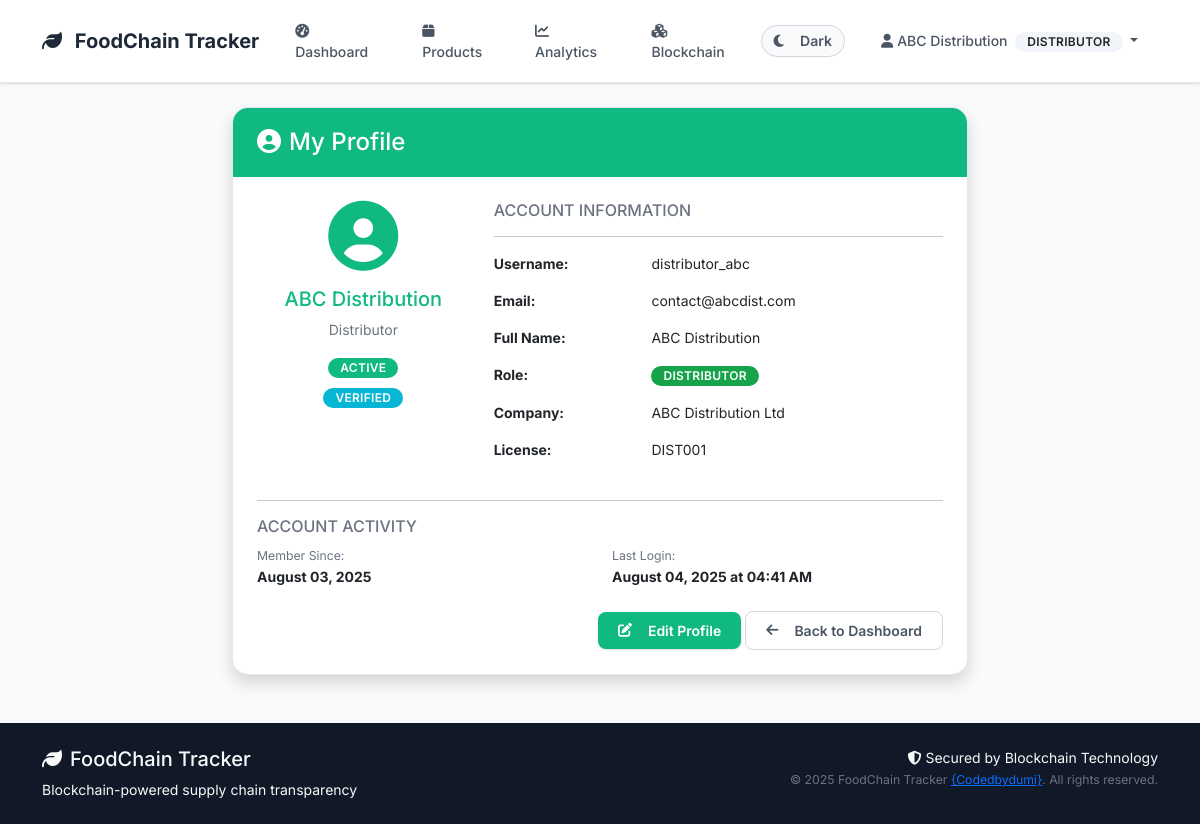
Page /auth/profile (signed in) on the committed database.
### models/user.py (models this page shows, shortened)
class User(UserMixin, db.Model):
    __tablename__ = 'users'
    id = db.Column(db.Integer, primary_key=True)
    username = db.Column(db.String(80), unique=True, nullable=False)
    email = db.Column(db.String(120), unique=True, nullable=False)
    password_hash = db.Column(db.String(200), nullable=False)
    full_name = db.Column(db.String(100), nullable=False)
    phone = db.Column(db.String(20))
    address = db.Column(db.Text)
    role = db.Column(db.String(20), nullable=False)  # 'farmer', 'distributor', 'retailer', 'inspector'
    company_name = db.Column(db.String(100))
    license_number = db.Column(db.String(50))  # Business license or certification
    is_active = db.Column(db.Boolean, default=True)
    is_verified = db.Column(db.Boolean, default=False)  # For business verification
    created_at = db.Column(db.DateTime, default=datetime.utcnow)
    last_login = db.Column(db.DateTime)
    products_created = db.relationship('Product', foreign_keys='Product.created_by',
                                     backref='creator', lazy='dynamic')
    sent_transactions = db.relationship('Transaction', foreign_keys='Transaction.from_user_id',
                                      backref='sender', lazy='dynamic')
    received_transactions = db.relationship('Transaction', foreign_keys='Transaction.to_user_id',
                                          backref='receiver', lazy='dynamic')
    def get_role_display(self):
        role_names = {
            'farmer': 'Farmer/Producer',
            'distributor': 'Distributor',
            'retailer': 'Retailer',
            'inspector': 'Inspector'
        }
        return role_names.get(self.role, self.role.title())
    def can_create_products(self):
        return self.role == 'farmer'

### routes/auth.py (the view)
@auth_bp.route('/profile')
@login_required
def profile():
    return render_template('auth/profile.html', user=current_user)

### templates/auth/profile.html (shortened to what this page needs)
{% extends "base.html" %}
{% block content %}
<div class="row justify-content-center">
    <div class="col-lg-8">
        <div class="card shadow">
            <div class="card-header bg-success text-white">
                <h4 class="mb-0">
                    <i class="fas fa-user-circle me-2"></i>My Profile
                </h4>
            </div>
            <div class="card-body p-4">
                <div class="row mb-4">
                    <div class="col-md-4 text-center">
                        <div class="profile-avatar mb-3">
                            <i class="fas fa-user-circle fa-5x text-success"></i>
                        </div>
                        <h5 class="text-success">{{ user.full_name }}</h5>
                        <p class="text-muted">{{ user.get_role_display() }}</p>
                        <span class="badge bg-{{ 'success' if user.is_active else 'danger' }} mb-2">
                            {{ 'Active' if user.is_active else 'Inactive' }}
                        </span>
                        {% if user.is_verified %}
                            <br><span class="badge bg-info">Verified</span>
                        {% endif %}
                    </div>
                    <div class="col-md-8">
                        <h6 class="text-muted">ACCOUNT INFORMATION</h6>
                        <hr>
                        <div class="row mb-3">
                            <div class="col-sm-4"><strong>Username:</strong></div>
                            <div class="col-sm-8">{{ user.username }}</div>
                        </div>
                        <div class="row mb-3">
                            <div class="col-sm-4"><strong>Email:</strong></div>
                            <div class="col-sm-8">{{ user.email }}</div>
                        </div>
                        <div class="row mb-3">
                            <div class="col-sm-4"><strong>Full Name:</strong></div>
                            <div class="col-sm-8">{{ user.full_name }}</div>
                        </div>
                        <div class="row mb-3">
                            <div class="col-sm-4"><strong>Role:</strong></div>
                            <div class="col-sm-8">
                                <span class="badge bg-primary">{{ user.get_role_display() }}</span>
                            </div>
                        </div>
                        {% if user.company_name %}
                        <div class="row mb-3">
                            <div class="col-sm-4"><strong>Company:</strong></div>
                            <div class="col-sm-8">{{ user.company_name }}</div>
                        </div>
                        {% endif %}
                        {% if user.license_number %}
                        <div class="row mb-3">
                            <div class="col-sm-4"><strong>License:</strong></div>
                            <div class="col-sm-8">{{ user.license_number }}</div>
                        </div>
                        {% endif %}
                    </div>
                </div>
                <hr>
                <h6 class="text-muted">ACCOUNT ACTIVITY</h6>
                <div class="row">
                    <div class="col-md-6">
                        <small class="text-muted">Member Since:</small><br>
                        <strong>{{ user.created_at.strftime('%B %d, %Y') if user.created_at else 'N/A' }}</strong>
                    </div>
                    <div class="col-md-6">
                        <small class="text-muted">Last Login:</small><br>
                        <strong>{{ user.last_login.strftime('%B %d, %Y at %I:%M %p') if user.last_login else 'Never' }}</strong>
                    </div>
                </div>
                <div class="text-end mt-4">
                    <a href="{{ url_for('auth.edit_profile') }}" class="btn btn-success">
                        <i class="fas fa-edit me-2"></i>Edit Profile
                    </a>
                    <a href="{{ url_for('dashboard.main') }}" class="btn btn-outline-secondary">
                        <i class="fas fa-arrow-left me-2"></i>Back to Dashboard
                    </a>
                </div>
            </div>
        </div>
    </div>
</div>
{% endblock %}

### templates/base.html (shortened to what this page needs)
<!DOCTYPE html>
<html lang="en">
<head>
    <link href="https://cdn.jsdelivr.net/npm/bootstrap@5.3.0/dist/css/bootstrap.min.css" rel="stylesheet">
    <link href="https://cdnjs.cloudflare.com/ajax/libs/font-awesome/6.4.0/css/all.min.css" rel="stylesheet">
    <link href="{{ url_for('static', filename='css/style.css') }}" rel="stylesheet">
</head>
<body>
    <nav class="navbar navbar-expand-lg navbar-light bg-white">
        <div class="container">
            <a class="navbar-brand" href="{{ url_for('index') }}">
                <i class="fas fa-leaf me-2"></i>
                FoodChain Tracker
            </a>
            <div class="collapse navbar-collapse" id="navbarNav">
                <ul class="navbar-nav me-auto">
                    {% if current_user.is_authenticated %}
                        <li class="nav-item">
                            <a class="nav-link" href="{{ url_for('dashboard.main') }}">
                                <i class="fas fa-tachometer-alt me-1"></i>Dashboard
                            </a>
                        </li>
                        <li class="nav-item">
                            <a class="nav-link" href="{{ url_for('products.list_products') }}">
                                <i class="fas fa-box me-1"></i>Products
                            </a>
                        </li>
                        <li class="nav-item">
                            <a class="nav-link" href="{{ url_for('analytics.dashboard') }}">
                                <i class="fas fa-chart-line me-1"></i>Analytics
                            </a>
                        </li>
                        <li class="nav-item">
                            <a class="nav-link" href="{{ url_for('blockchain.explorer') }}">
                                <i class="fas fa-cubes me-1"></i>Blockchain
                            </a>
                        </li>
                    {% endif %}
                </ul>
                <ul class="navbar-nav me-3">
                    <li class="nav-item">
                        <button class="btn btn-outline-secondary btn-sm theme-toggle" id="themeToggle" type="button">
                            <i class="fas fa-moon" id="themeIcon"></i>
                            <span class="ms-2 d-none d-md-inline" id="themeText">Dark</span>
                        </button>
                    </li>
                </ul>
                <ul class="navbar-nav">
                    {% if current_user.is_authenticated %}
                        <li class="nav-item dropdown">
                            <a class="nav-link dropdown-toggle" href="#" id="navbarDropdown" role="button" data-bs-toggle="dropdown">
                                <i class="fas fa-user me-1"></i>{{ current_user.full_name }}
                                <span class="badge bg-light text-dark ms-1">{{ current_user.get_role_display() }}</span>
                            </a>
                        </li>
                    {% endif %}
                </ul>
            </div>
        </div>
    </nav>
    <main class="container my-4">
        {% block content %}{% endblock %}
    </main>
    <footer class="bg-dark text-light py-4 mt-5">
        <div class="container">
            <div class="row">
                <div class="col-md-6">
                    <h5><i class="fas fa-leaf me-2"></i>FoodChain Tracker</h5>
                    <p class="mb-0">Blockchain-powered supply chain transparency</p>
                </div>
                <div class="col-md-6 text-md-end">
                    <p class="mb-0">
                        <i class="fas fa-shield-alt me-1"></i>Secured by Blockchain Technology
                    </p>
                    <small class="text-muted">© 2025 FoodChain Tracker <a href="https://github.com/codedbydumi">{Codedbydumi}</a>. All rights reserved.</small>
                </div>
            </div>
        </div>
    </footer>
</body>
</html>

### rows in the picture
User: full_name "ABC Distribution", role "DISTRIBUTOR", role "Distributor", is_active "ACTIVE", username "distributor_abc", email "contact@abcdist.com", company_name "ABC Distribution Ltd", license_number "DIST001", created_at "August 03, 2025", last_login "August 04, 2025 at 04:41 AM"
